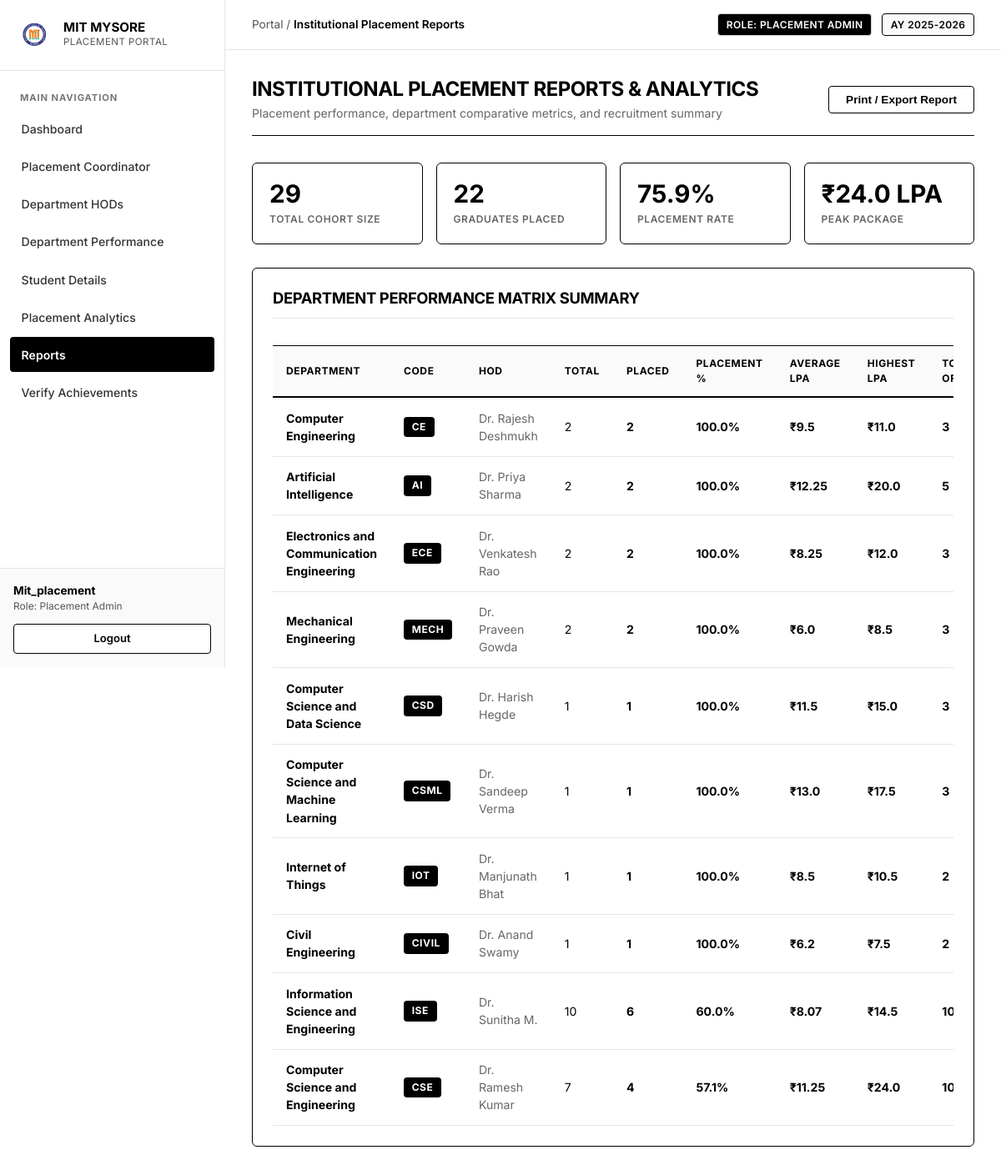
/portal/reports (signed in), run on the app's committed database.
### models.py (models this page shows, shortened)
class Student(db.Model):
    __tablename__ = 'students'
    usn = db.Column(db.String(20), primary_key=True)
    name = db.Column(db.String(100), nullable=False)
    mobile_number = db.Column(db.String(15), unique=True, nullable=False)
    email = db.Column(db.String(100), unique=True, nullable=True)
    department_id = db.Column(db.Integer, db.ForeignKey('departments.id'), nullable=False)
    semester = db.Column(db.Integer, default=8)
    cgpa = db.Column(db.Float, default=8.0)
    attendance = db.Column(db.Float, default=85.0)
    academic_score = db.Column(db.Float, default=82.0)
    skills = db.Column(db.String(255), default="Python, DSA, SQL")
    programming_languages = db.Column(db.String(255), default="Python, Java, C++")
    technical_skills = db.Column(db.String(255), default="Data Structures, DBMS, Web Development")
    certifications = db.Column(db.String(255), default="Cloud Computing, Full Stack Web Development")
    projects = db.Column(db.Text, default="Smart Placement Portal, AI Resume Screener")
    companies_attended = db.Column(db.Integer, default=0)
    companies_selected = db.Column(db.Integer, default=0)
    offers_count = db.Column(db.Integer, default=0)
    highest_package = db.Column(db.Float, default=0.0)  # in LPA
    average_package = db.Column(db.Float, default=0.0)  # in LPA
    placement_status = db.Column(db.String(50), default="NOT_STARTED") # PLACED, IN_PROCESS, NOT_STARTED, NOT_PLACED
    placement_approval_status = db.Column(db.String(50), default="APPROVED") # PENDING, APPROVED, REJECTED
    approved_by = db.Column(db.String(100), nullable=True)
    approved_at = db.Column(db.DateTime, nullable=True)
    rejected_by = db.Column(db.String(100), nullable=True)
    rejected_at = db.Column(db.DateTime, nullable=True)
    rejection_reason = db.Column(db.Text, nullable=True)
    resume = db.Column(db.String(255), default="Resume_Uploaded.pdf")
    performance = db.relationship('PerformanceRecord', backref='student', uselist=False, lazy=True)
    account_link = db.relationship('StudentAccountLink', backref='student', uselist=False, lazy=True)
    recommendations = db.relationship('LearningRecommendation', backref='student', lazy=True, order_by='LearningRecommendation.created_at.desc()')
    youtube_lessons = db.relationship('YouTubeLesson', backref='student', lazy=True, order_by='YouTubeLesson.created_at.desc()')
    quiz_attempts = db.relationship('QuizAttempt', backref='student', lazy=True, order_by='QuizAttempt.attempted_at.desc()')
    interview_sessions = db.relationship('MockInterviewSession', backref='student', lazy=True, order_by='MockInterviewSession.started_at.desc()')
    course_progress = db.relationship('StudentCourseProgress', backref='student', lazy=True, cascade='all, delete-orphan', order_by='StudentCourseProgress.saved_at.desc()')
    event_actions = db.relationship('StudentEventAction', backref='student', lazy=True, cascade='all, delete-orphan', order_by='StudentEventAction.updated_at.desc()')
    achievements = db.relationship('StudentAchievement', backref='student', lazy=True, cascade='all, delete-orphan', order_by='StudentAchievement.completion_date.desc()')
    notifications = db.relationship('StudentNotification', backref='student', lazy=True, cascade='all, delete-orphan', order_by='StudentNotification.created_at.desc()')
    preference = db.relationship('StudentPreference', backref='student', uselist=False, lazy=True, cascade='all, delete-orphan')
    provider_accounts = db.relationship('ExternalProviderAccount', backref='student', lazy=True, cascade='all, delete-orphan', order_by='ExternalProviderAccount.created_at.desc()')
    sync_logs = db.relationship('CertificateSyncLog', backref='student', lazy=True, cascade='all, delete-orphan', order_by='CertificateSyncLog.sync_started_at.desc()')
    @property
    def placement_score(self):
        if self.performance:
            return round(self.performance.overall_aggregate, 1)
        return 0.0

class Department(db.Model):
    __tablename__ = 'departments'
    id = db.Column(db.Integer, primary_key=True)
    code = db.Column(db.String(20), unique=True, nullable=False)
    name = db.Column(db.String(100), unique=True, nullable=False)
    hod_name = db.Column(db.String(100), default='Dr. HOD')
    hod_id = db.Column(db.String(50), default='HOD_01')
    hod_email = db.Column(db.String(100), default='hod@mitmysore.in')
    hod_phone = db.Column(db.String(30), default='+91 98450 11223')
    admins = db.relationship('Admin', backref='department', lazy=True)
    students = db.relationship('Student', backref='department', lazy=True)

### app.py (the view)
@app.route('/portal/reports')
def portal_reports():
    admin = get_current_admin()
    if not admin:
        return redirect(url_for('admin_login'))
    college_metrics = get_college_metrics()
    dept_stats_list = get_all_department_stats()
    dept_leaderboard = sorted(dept_stats_list, key=lambda x: (x['placement_pct'], x['placed_count']), reverse=True)
    return render_template(
        'portal_reports.html',
        active_page='reports',
        admin=admin,
        metrics=college_metrics,
        dept_leaderboard=dept_leaderboard
    )

### app.py (called while the page is built)
@app.before_request
def auto_redirect_to_authorized_domain():
    if not app.config.get('TESTING') and request.host.startswith('127.0.0.1'):
        target_url = request.url.replace('127.0.0.1:5000', 'localhost:5000', 1)
        return redirect(target_url, code=302)

@app.context_processor
def inject_student_notifications():
    unread_count = 0
    if session.get('student_usn'):
        try:
            unread_count = NotificationService.get_unread_count(session.get('student_usn'))
        except Exception:
            unread_count = 0
    return dict(unread_notifications_count=unread_count)

@app.after_request
def add_security_headers(response):
    response.headers["Cache-Control"] = "no-cache, no-store, must-revalidate, max-age=0"
    response.headers["Pragma"] = "no-cache"
    response.headers["Expires"] = "0"
    response.headers["X-Content-Type-Options"] = "nosniff"
    response.headers["X-Frame-Options"] = "DENY"
    return response

def get_current_admin():
    if 'admin_id' not in session:
        return None
    return db.session.get(Admin, session['admin_id'])

def get_all_department_stats():
    departments = Department.query.order_by(Department.id).all()
    return [get_department_stats(d) for d in departments]

### models.py (called while the page is built)
    @property
    def coding_overall_score(self):
        return round((self.coding_c_score + self.coding_java_score + self.coding_dsa_score) / 3.0, 1)

    @property
    def overall_aggregate(self):
        coding_avg = self.coding_overall_score
        tech_score = self.technical_interview_score if self.technical_interview_score > 0 else coding_avg
        hr_val = self.hr_score if self.hr_score > 0 else (90.0 if self.hr_status else 45.0)
        gd_val = 90.0 if self.gd_status else 45.0
        score = (self.aptitude_score * 0.25) + (coding_avg * 0.35) + (tech_score * 0.20) + (hr_val * 0.10) + (gd_val * 0.10)
        return round(score, 1)

### templates/portal_reports.html (shortened to what this page needs)
{% extends 'portal_base.html' %}
{% block breadcrumb %}Institutional Placement Reports{% endblock %}
{% block portal_content %}
<div style="display: flex; justify-content: space-between; align-items: center; margin-bottom: 2rem; flex-wrap: wrap; gap: 1rem; border-bottom: 1px solid #000; padding-bottom: 1rem;">
    <div>
        <h2 style="font-size: 1.5rem; font-weight: 700; color: #000; text-transform: uppercase;">Institutional Placement Reports & Analytics</h2>
        <p style="color: #666; font-size: 0.88rem; margin: 3px 0 0;">
            Placement performance, department comparative metrics, and recruitment summary
        </p>
    </div>
    <button onclick="window.print()" class="btn btn-secondary" style="border: 1px solid #000; color: #000; font-size: 0.85rem; padding: 0.5rem 1.25rem; background: #fff;">
        Print / Export Report
    </button>
</div>
<div class="stat-cards-grid">
    <div class="metric-card" style="border: 1px solid #000; background: #fff;">
        <div>
            <div class="metric-val" style="color: #000;">{{ metrics.total_students }}</div>
            <div class="metric-label" style="color: #666;">Total Cohort Size</div>
        </div>
    </div>
    <div class="metric-card" style="border: 1px solid #000; background: #fff;">
        <div>
            <div class="metric-val" style="color: #000;">{{ metrics.placed_count }}</div>
            <div class="metric-label" style="color: #666;">Graduates Placed</div>
        </div>
    </div>
    <div class="metric-card" style="border: 1px solid #000; background: #fff;">
        <div>
            <div class="metric-val" style="color: #000;">{{ metrics.placement_pct }}%</div>
            <div class="metric-label" style="color: #666;">Placement Rate</div>
        </div>
    </div>
    <div class="metric-card" style="border: 1px solid #000; background: #fff;">
        <div>
            <div class="metric-val" style="color: #000;">₹{{ metrics.max_package }} LPA</div>
            <div class="metric-label" style="color: #666;">Peak Package</div>
        </div>
    </div>
</div>
<div class="card" style="border: 1px solid #000; padding: 1.5rem; margin-bottom: 2rem;">
    <div style="margin-bottom: 1.25rem; border-bottom: 1px solid #e5e5e5; padding-bottom: 0.75rem;">
        <h3 style="font-size: 1.15rem; font-weight: 700; color: #000; margin: 0; text-transform: uppercase;">
            Department Performance Matrix Summary
        </h3>
    </div>
    <div style="overflow-x: auto;">
        <table class="portal-table">
            <thead>
                <tr>
                    <th>Department</th>
                    <th>Code</th>
                    <th>HOD</th>
                    <th>Total</th>
                    <th>Placed</th>
                    <th>Placement %</th>
                    <th>Average LPA</th>
                    <th>Highest LPA</th>
                    <th>Total Offers</th>
                </tr>
            </thead>
            <tbody>
                {% for dept in dept_leaderboard %}
                <tr>
                    <td style="font-weight: 700;">{{ dept.name }}</td>
                    <td><span class="badge-dept">{{ dept.code }}</span></td>
                    <td style="color: #666;">{{ dept.hod_name }}</td>
                    <td>{{ dept.total_students }}</td>
                    <td><strong>{{ dept.placed_count }}</strong></td>
                    <td>
                        <strong>{{ dept.placement_pct }}%</strong>
                    </td>
                    <td><strong>₹{{ dept.avg_package }}</strong></td>
                    <td><strong>₹{{ dept.highest_package }}</strong></td>
                    <td><strong>{{ dept.total_offers }}</strong></td>
                </tr>
                {% endfor %}
            </tbody>
        </table>
    </div>
</div>
{% endblock %}

### static/css/style.css (style rules this page uses)
:root { --bg-page: #FFFFFF; --bg-card: #FFFFFF; --bg-subtle: #FAFAFA; --bg-hover: #F5F5F5; --text-primary: #000000; --text-secondary: #555555; --text-muted: #777777; --border-dark: #000000; --border-light: #E5E5E5; --border-mid: #CCCCCC; --font-sans: 'Inter', -apple-system, BlinkMacSystemFont, "Segoe UI", Roboto, sans-serif; }
* { box-sizing: border-box; margin: 0; padding: 0; }
body { font-family: var(--font-sans); background-color: var(--bg-page); color: var(--text-primary); min-height: 100vh; display: flex; flex-direction: column; line-height: 1.5; -webkit-font-smoothing: antialiased; }
h1, h2, h3, h4, h5, h6 { color: var(--text-primary); font-weight: 700; letter-spacing: -0.02em; line-height: 1.25; }
.btn { display: inline-flex; align-items: center; justify-content: center; gap: 0.4rem; background-color: #000000; color: #FFFFFF !important; padding: 0.65rem 1.25rem; border: 1px solid #000000; border-radius: 4px; font-weight: 600; font-size: 0.88rem; cursor: pointer; text-decoration: none; transition: background-color 0.15s ease, color 0.15s ease; }
.btn-secondary, .btn-outline { background-color: #FFFFFF; color: #000000 !important; border: 1px solid #000000; }
.glass-panel, .card { background-color: var(--bg-card); border: 1px solid var(--border-light); border-radius: 6px; padding: 1.5rem; margin-bottom: 1.5rem; box-shadow: 0 1px 3px rgba(0, 0, 0, 0.04); }
table, .portal-table { width: 100%; border-collapse: collapse; margin-top: 0.75rem; font-size: 0.88rem; background: #FFFFFF; }
table th, .portal-table th { background-color: var(--bg-subtle); color: var(--text-primary); font-weight: 700; text-transform: uppercase; font-size: 0.75rem; letter-spacing: 0.05em; padding: 0.75rem 1rem; border-top: 1px solid #000000; border-bottom: 2px solid #000000; text-align: left; }
table td, .portal-table td { padding: 0.85rem 1rem; border-bottom: 1px solid var(--border-light); color: var(--text-primary); vertical-align: middle; }
.badge-dept { display: inline-block; padding: 0.2rem 0.6rem; background: #000000; color: #FFFFFF; border-radius: 4px; font-size: 0.75rem; font-weight: 700; letter-spacing: 0.05em; }
.stat-cards-grid { display: grid; grid-template-columns: repeat(auto-fit, minmax(200px, 1fr)); gap: 1rem; margin-bottom: 1.75rem; }
.metric-card { background: #FFFFFF; border: 1px solid var(--border-light); border-radius: 6px; padding: 1.25rem; display: flex; flex-direction: column; justify-content: space-between; }
.metric-val { font-size: 1.85rem; font-weight: 700; color: #000000; line-height: 1.1; margin-bottom: 0.35rem; }
.metric-label { font-size: 0.75rem; text-transform: uppercase; letter-spacing: 0.05em; color: var(--text-secondary); font-weight: 600; }

### data on the page
Student: max_package "24.0", highest_package "24.0"
Department: name "Computer Engineering", code "CE", hod_name "Dr. Rajesh Deshmukh"
Student: highest_package "11.0"
Department: name "Artificial Intelligence", code "AI", hod_name "Dr. Priya Sharma"
Student: highest_package "20.0"
Department: name "Electronics and Communication Engineering", code "ECE", hod_name "Dr. Venkatesh Rao"
Student: highest_package "12.0"
Department: name "Mechanical Engineering", code "MECH", hod_name "Dr. Praveen Gowda"
Student: highest_package "8.5"
Department: name "Computer Science and Data Science", code "CSD", hod_name "Dr. Harish Hegde"
Student: highest_package "15.0"
Department: name "Computer Science and Machine Learning", code "CSML", hod_name "Dr. Sandeep Verma"
Student: highest_package "17.5"
Department: name "Internet of Things", code "IOT", hod_name "Dr. Manjunath Bhat"
Student: highest_package "10.5"
Department: name "Civil Engineering", code "CIVIL", hod_name "Dr. Anand Swamy"
Student: highest_package "7.5"
Department: name "Information Science and Engineering", code "ISE", hod_name "Dr. Sunitha M."
Student: highest_package "14.5"
Department: name "Computer Science and Engineering", code "CSE", hod_name "Dr. Ramesh Kumar"

### other printed values
{{ metrics.total_students }} "29"
{{ metrics.placed_count }} "22"
{{ metrics.placement_pct }} "75.9"
{{ dept.total_students }} "2" "2" "2" "2" "1" "1" "1" "1" "10" "7"
{{ dept.placed_count }} "2" "2" "2" "2" "1" "1" "1" "1" "6" "4"
{{ dept.placement_pct }} "100.0" "100.0" "100.0" "100.0" "100.0" "100.0" "100.0" "100.0" "60.0" "57.1"
{{ dept.avg_package }} "9.5" "12.25" "8.25" "6.0" "11.5" "13.0" "8.5" "6.2" "8.07" "11.25"
{{ dept.total_offers }} "3" "5" "3" "3" "3" "3" "2" "2"
